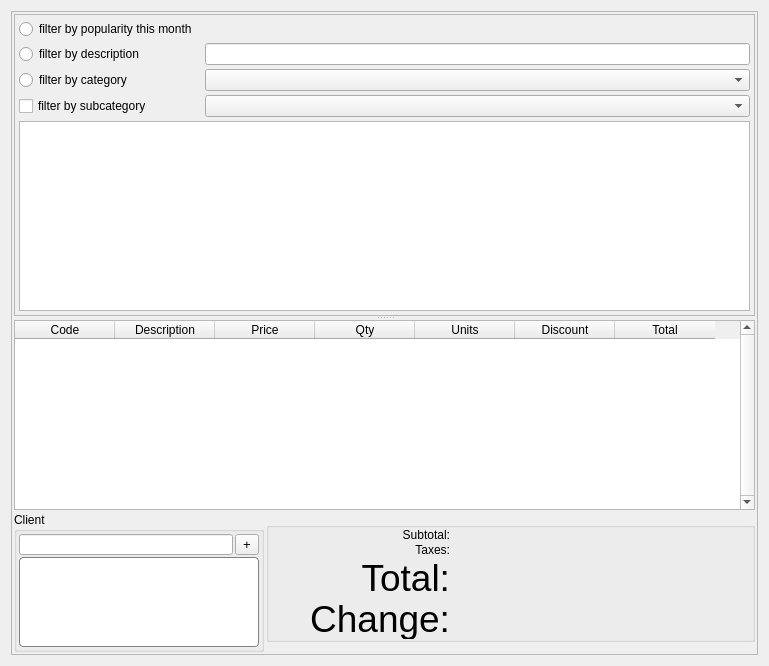
      <widget class="QWidget" name="page_Main">
       <layout class="QHBoxLayout">
        <item>
         <widget class="QFrame" name="frame">
          <property name="frameShape">
           <enum>QFrame::StyledPanel</enum>
          </property>
          <property name="frameShadow">
           <enum>QFrame::Raised</enum>
          </property>
          <layout class="QGridLayout" name="gridLayout_2">
           <property name="margin">
            <number>2</number>
           </property>
           <property name="spacing">
            <number>2</number>
           </property>
           <item row="0" column="0" colspan="2">
            <widget class="QSplitter" name="splitterGrid">
             <property name="orientation">
              <enum>Qt::Vertical</enum>
             </property>
             <widget class="QFrame" name="frameGridView">
              <property name="sizePolicy">
               <sizepolicy hsizetype="Expanding" vsizetype="Expanding">
                <horstretch>0</horstretch>
                <verstretch>0</verstretch>
               </sizepolicy>
              </property>
              <property name="frameShape">
               <enum>QFrame::StyledPanel</enum>
              </property>
              <property name="frameShadow">
               <enum>QFrame::Raised</enum>
              </property>
              <layout class="QGridLayout">
               <property name="margin">
                <number>4</number>
               </property>
               <property name="spacing">
                <number>4</number>
               </property>
               <item row="0" column="0">
                <widget class="QRadioButton" name="rbFilterByPopularity">
                 <property name="text">
                  <string>filter by popularity this month</string>
                 </property>
                </widget>
               </item>
               <item row="1" column="0">
                <widget class="QRadioButton" name="rbFilterByDesc">
                 <property name="text">
                  <string>filter by description</string>
                 </property>
                </widget>
               </item>
               <item row="1" column="2">
                <widget class="QLineEdit" name="editFilterByDesc"/>
               </item>
               <item row="2" column="0">
                <widget class="QRadioButton" name="rbFilterByCategory">
                 <property name="text">
                  <string>filter by category</string>
                 </property>
                </widget>
               </item>
               <item row="2" column="2">
                <widget class="QComboBox" name="comboFilterByCategory"/>
               </item>
               <item row="4" column="0" colspan="3">
                <widget class="QListView" name="listView"/>
               </item>
               <item row="3" column="2">
                <widget class="QComboBox" name="comboFilterBySubCategory"/>
               </item>
               <item row="3" column="0">
                <widget class="QCheckBox" name="rbFilterBySubCategory">
                 <property name="text">
                  <string>filter by subcategory</string>
                 </property>
                </widget>
               </item>
              </layout>
             </widget>
             <widget class="QTableWidget" name="tableWidget">
              <property name="enabled">
               <bool>true</bool>
              </property>
              <property name="sizePolicy">
               <sizepolicy hsizetype="Expanding" vsizetype="Expanding">
                <horstretch>0</horstretch>
                <verstretch>0</verstretch>
               </sizepolicy>
              </property>
              <property name="minimumSize">
               <size>
                <width>0</width>
                <height>150</height>
               </size>
              </property>
              <property name="focusPolicy">
               <enum>Qt::NoFocus</enum>
              </property>
              <property name="styleSheet">
               <string notr="true"/>
              </property>
              <property name="frameShape">
               <enum>QFrame::StyledPanel</enum>
              </property>
              <property name="verticalScrollBarPolicy">
               <enum>Qt::ScrollBarAlwaysOn</enum>
              </property>
              <property name="editTriggers">
               <set>QAbstractItemView::DoubleClicked</set>
              </property>
              <property name="tabKeyNavigation">
               <bool>false</bool>
              </property>
              <property name="showDropIndicator" stdset="0">
               <bool>false</bool>
              </property>
              <property name="dragDropOverwriteMode">
               <bool>false</bool>
              </property>
              <property name="alternatingRowColors">
               <bool>false</bool>
              </property>
              <property name="selectionMode">
               <enum>QAbstractItemView::SingleSelection</enum>
              </property>
              <property name="selectionBehavior">
               <enum>QAbstractItemView::SelectRows</enum>
              </property>
              <property name="showGrid">
               <bool>false</bool>
              </property>
              <property name="cornerButtonEnabled">
               <bool>false</bool>
              </property>
              <column>
               <property name="text">
                <string>Code</string>
               </property>
              </column>
              <column>
               <property name="text">
                <string>Description</string>
               </property>
              </column>
              <column>
               <property name="text">
                <string>Price</string>
               </property>
              </column>
              <column>
               <property name="text">
                <string>Qty</string>
               </property>
              </column>
              <column>
               <property name="text">
                <string>Units</string>
               </property>
              </column>
              <column>
               <property name="text">
                <string>Discount</string>
               </property>
              </column>
              <column>
               <property name="text">
                <string>Total</string>
               </property>
              </column>
             </widget>
            </widget>
           </item>
           <item row="1" column="1">
            <widget class="QGroupBox" name="groupTotals">
             <property name="sizePolicy">
              <sizepolicy hsizetype="Minimum" vsizetype="Maximum">
               <horstretch>0</horstretch>
               <verstretch>0</verstretch>
              </sizepolicy>
             </property>
             <property name="minimumSize">
              <size>
               <width>0</width>
               <height>120</height>
              </size>
             </property>
             <property name="styleSheet">
              <string notr="true"/>
             </property>
             <property name="title">
              <string/>
             </property>
             <property name="alignment">
              <set>Qt::AlignRight|Qt::AlignTrailing|Qt::AlignVCenter</set>
             </property>
             <property name="flat">
              <bool>false</bool>
             </property>
             <layout class="QGridLayout">
              <property name="leftMargin">
               <number>1</number>
              </property>
              <property name="topMargin">
               <number>0</number>
              </property>
              <property name="rightMargin">
               <number>1</number>
              </property>
              <property name="bottomMargin">
               <number>0</number>
              </property>
              <property name="spacing">
               <number>1</number>
              </property>
              <item row="2" column="0">
               <widget class="QLabel" name="labelTotalpre">
                <property name="sizePolicy">
                 <sizepolicy hsizetype="MinimumExpanding" vsizetype="Minimum">
                  <horstretch>0</horstretch>
                  <verstretch>0</verstretch>
                 </sizepolicy>
                </property>
                <property name="minimumSize">
                 <size>
                  <width>180</width>
                  <height>40</height>
                 </size>
                </property>
                <property name="maximumSize">
                 <size>
                  <width>200</width>
                  <height>40</height>
                 </size>
                </property>
                <property name="font">
                 <font>
                  <pointsize>28</pointsize>
                 </font>
                </property>
                <property name="layoutDirection">
                 <enum>Qt::LeftToRight</enum>
                </property>
                <property name="frameShape">
                 <enum>QFrame::NoFrame</enum>
                </property>
                <property name="text">
                 <string>Total:</string>
                </property>
                <property name="scaledContents">
                 <bool>true</bool>
                </property>
                <property name="alignment">
                 <set>Qt::AlignRight|Qt::AlignTrailing|Qt::AlignVCenter</set>
                </property>
                <property name="indent">
                 <number>0</number>
                </property>
               </widget>
              </item>
              <item row="2" column="1">
               <widget class="QLabel" name="labelTotal">
                <property name="sizePolicy">
                 <sizepolicy hsizetype="MinimumExpanding" vsizetype="Minimum">
                  <horstretch>0</horstretch>
                  <verstretch>0</verstretch>
                 </sizepolicy>
                </property>
                <property name="minimumSize">
                 <size>
                  <width>300</width>
                  <height>40</height>
                 </size>
                </property>
                <property name="maximumSize">
                 <size>
                  <width>16777215</width>
                  <height>40</height>
                 </size>
                </property>
                <property name="font">
                 <font>
                  <pointsize>28</pointsize>
                 </font>
                </property>
                <property name="layoutDirection">
                 <enum>Qt::LeftToRight</enum>
                </property>
                <property name="frameShape">
                 <enum>QFrame::NoFrame</enum>
                </property>
                <property name="text">
                 <string/>
                </property>
                <property name="scaledContents">
                 <bool>true</bool>
                </property>
                <property name="alignment">
                 <set>Qt::AlignRight|Qt::AlignTrailing|Qt::AlignVCenter</set>
                </property>
               </widget>
              </item>
              <item row="4" column="0">
               <widget class="QLabel" name="labelChangepre">
                <property name="sizePolicy">
                 <sizepolicy hsizetype="MinimumExpanding" vsizetype="Minimum">
                  <horstretch>0</horstretch>
                  <verstretch>0</verstretch>
                 </sizepolicy>
                </property>
                <property name="minimumSize">
                 <size>
                  <width>180</width>
                  <height>40</height>
                 </size>
                </property>
                <property name="maximumSize">
                 <size>
                  <width>200</width>
                  <height>40</height>
                 </size>
                </property>
                <property name="font">
                 <font>
                  <pointsize>28</pointsize>
                 </font>
                </property>
                <property name="layoutDirection">
                 <enum>Qt::LeftToRight</enum>
                </property>
                <property name="frameShape">
                 <enum>QFrame::NoFrame</enum>
                </property>
                <property name="text">
                 <string>Change:</string>
                </property>
                <property name="scaledContents">
                 <bool>true</bool>
                </property>
                <property name="alignment">
                 <set>Qt::AlignRight|Qt::AlignTrailing|Qt::AlignVCenter</set>
                </property>
                <property name="margin">
                 <number>0</number>
                </property>
                <property name="indent">
                 <number>0</number>
                </property>
               </widget>
              </item>
              <item row="4" column="1">
               <widget class="QLabel" name="labelChange">
                <property name="sizePolicy">
                 <sizepolicy hsizetype="MinimumExpanding" vsizetype="Minimum">
                  <horstretch>0</horstretch>
                  <verstretch>0</verstretch>
                 </sizepolicy>
                </property>
                <property name="minimumSize">
                 <size>
                  <width>300</width>
                  <height>40</height>
                 </size>
                </property>
                <property name="maximumSize">
                 <size>
                  <width>1000</width>
                  <height>40</height>
                 </size>
                </property>
                <property name="font">
                 <font>
                  <pointsize>28</pointsize>
                 </font>
                </property>
                <property name="layoutDirection">
                 <enum>Qt::LeftToRight</enum>
                </property>
                <property name="frameShape">
                 <enum>QFrame::NoFrame</enum>
                </property>
                <property name="text">
                 <string/>
                </property>
                <property name="scaledContents">
                 <bool>true</bool>
                </property>
                <property name="alignment">
                 <set>Qt::AlignRight|Qt::AlignTrailing|Qt::AlignVCenter</set>
                </property>
               </widget>
              </item>
              <item row="0" column="0">
               <widget class="QLabel" name="lblSubtotalPre">
                <property name="text">
                 <string>Subtotal:</string>
                </property>
                <property name="alignment">
                 <set>Qt::AlignRight|Qt::AlignTrailing|Qt::AlignVCenter</set>
                </property>
               </widget>
              </item>
              <item row="0" column="1">
               <widget class="QLabel" name="lblSubtotal">
                <property name="text">
                 <string/>
                </property>
                <property name="alignment">
                 <set>Qt::AlignRight|Qt::AlignTrailing|Qt::AlignVCenter</set>
                </property>
               </widget>
              </item>
              <item row="1" column="0">
               <widget class="QLabel" name="lblSaleTaxesPre">
                <property name="text">
                 <string>Taxes:</string>
                </property>
                <property name="alignment">
                 <set>Qt::AlignRight|Qt::AlignTrailing|Qt::AlignVCenter</set>
                </property>
               </widget>
              </item>
              <item row="1" column="1">
               <widget class="QLabel" name="lblSaleTaxes">
                <property name="text">
                 <string/>
                </property>
                <property name="alignment">
                 <set>Qt::AlignRight|Qt::AlignTrailing|Qt::AlignVCenter</set>
                </property>
               </widget>
              </item>
             </layout>
            </widget>
           </item>
           <item row="1" column="0">
            <widget class="QGroupBox" name="groupClient">
             <property name="sizePolicy">
              <sizepolicy hsizetype="Maximum" vsizetype="Minimum">
               <horstretch>0</horstretch>
               <verstretch>0</verstretch>
              </sizepolicy>
             </property>
             <property name="minimumSize">
              <size>
               <width>250</width>
               <height>120</height>
              </size>
             </property>
             <property name="maximumSize">
              <size>
               <width>250</width>
               <height>16777215</height>
              </size>
             </property>
             <property name="title">
              <string>Client</string>
             </property>
             <layout class="QVBoxLayout" name="verticalLayout_11">
              <property name="spacing">
               <number>2</number>
              </property>
              <property name="margin">
               <number>2</number>
              </property>
              <item>
               <layout class="QHBoxLayout" name="horizontalLayout_6">
                <item>
                 <widget class="MibitLineEdit" name="editClient">
                  <property name="maximumSize">
                   <size>
                    <width>16777215</width>
                    <height>21</height>
                   </size>
                  </property>
                  <property name="font">
                   <font>
                    <pointsize>9</pointsize>
                   </font>
                  </property>
                 </widget>
                </item>
                <item>
                 <widget class="QToolButton" name="btnAddClient">
                  <property name="sizePolicy">
                   <sizepolicy hsizetype="Minimum" vsizetype="Maximum">
                    <horstretch>0</horstretch>
                    <verstretch>0</verstretch>
                   </sizepolicy>
                  </property>
                  <property name="maximumSize">
                   <size>
                    <width>16777215</width>
                    <height>21</height>
                   </size>
                  </property>
                  <property name="font">
                   <font>
                    <pointsize>10</pointsize>
                   </font>
                  </property>
                  <property name="text">
                   <string>+</string>
                  </property>
                 </widget>
                </item>
               </layout>
              </item>
              <item>
               <widget class="QLabel" name="lblClientDetails">
                <property name="sizePolicy">
                 <sizepolicy hsizetype="MinimumExpanding" vsizetype="Maximum">
                  <horstretch>0</horstretch>
                  <verstretch>0</verstretch>
                 </sizepolicy>
                </property>
                <property name="minimumSize">
                 <size>
                  <width>200</width>
                  <height>90</height>
                 </size>
                </property>
                <property name="styleSheet">
                 <string notr="true">background:white;
border: 1px solid gray;
border-radius: 4px;
padding: 2px;
font-weight:normal;
color:black;</string>
                </property>
                <property name="text">
                 <string/>
                </property>
                <property name="alignment">
                 <set>Qt::AlignLeading|Qt::AlignLeft|Qt::AlignTop</set>
                </property>
               </widget>
              </item>
             </layout>
            </widget>
           </item>
          </layout>
         </widget>
        </item>
       </layout>
      </widget>
